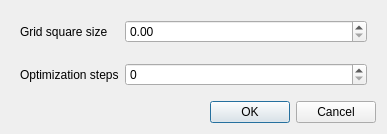
<?xml version="1.0" encoding="UTF-8"?>
<ui version="4.0">
 <class>StereoVisionApp::CameraCalibrationOptionsDialog</class>
 <widget class="QDialog" name="StereoVisionApp::CameraCalibrationOptionsDialog">
  <property name="geometry">
   <rect>
    <x>0</x>
    <y>0</y>
    <width>387</width>
    <height>134</height>
   </rect>
  </property>
  <property name="windowTitle">
   <string>Dialog</string>
  </property>
  <layout class="QVBoxLayout" name="verticalLayout">
   <item>
    <widget class="QWidget" name="widget" native="true">
     <layout class="QFormLayout" name="formLayout">
      <item row="0" column="0">
       <widget class="QLabel" name="label">
        <property name="text">
         <string>Grid square size</string>
        </property>
       </widget>
      </item>
      <item row="0" column="1">
       <widget class="QDoubleSpinBox" name="gridSquareSizeSpinBox"/>
      </item>
      <item row="2" column="0">
       <widget class="QLabel" name="label_2">
        <property name="text">
         <string>Optimization steps</string>
        </property>
       </widget>
      </item>
      <item row="2" column="1">
       <widget class="QSpinBox" name="optStepsSpinBox"/>
      </item>
      <item row="1" column="0">
       <spacer name="verticalSpacer">
        <property name="orientation">
         <enum>Qt::Vertical</enum>
        </property>
        <property name="sizeHint" stdset="0">
         <size>
          <width>20</width>
          <height>40</height>
         </size>
        </property>
       </spacer>
      </item>
     </layout>
    </widget>
   </item>
   <item>
    <widget class="QDialogButtonBox" name="buttonBox">
     <property name="orientation">
      <enum>Qt::Horizontal</enum>
     </property>
     <property name="standardButtons">
      <set>QDialogButtonBox::Cancel|QDialogButtonBox::Ok</set>
     </property>
    </widget>
   </item>
  </layout>
 </widget>
 <resources/>
 <connections>
  <connection>
   <sender>buttonBox</sender>
   <signal>accepted()</signal>
   <receiver>StereoVisionApp::CameraCalibrationOptionsDialog</receiver>
   <slot>accept()</slot>
   <hints>
    <hint type="sourcelabel">
     <x>248</x>
     <y>254</y>
    </hint>
    <hint type="destinationlabel">
     <x>157</x>
     <y>274</y>
    </hint>
   </hints>
  </connection>
  <connection>
   <sender>buttonBox</sender>
   <signal>rejected()</signal>
   <receiver>StereoVisionApp::CameraCalibrationOptionsDialog</receiver>
   <slot>reject()</slot>
   <hints>
    <hint type="sourcelabel">
     <x>316</x>
     <y>260</y>
    </hint>
    <hint type="destinationlabel">
     <x>286</x>
     <y>274</y>
    </hint>
   </hints>
  </connection>
 </connections>
</ui>
